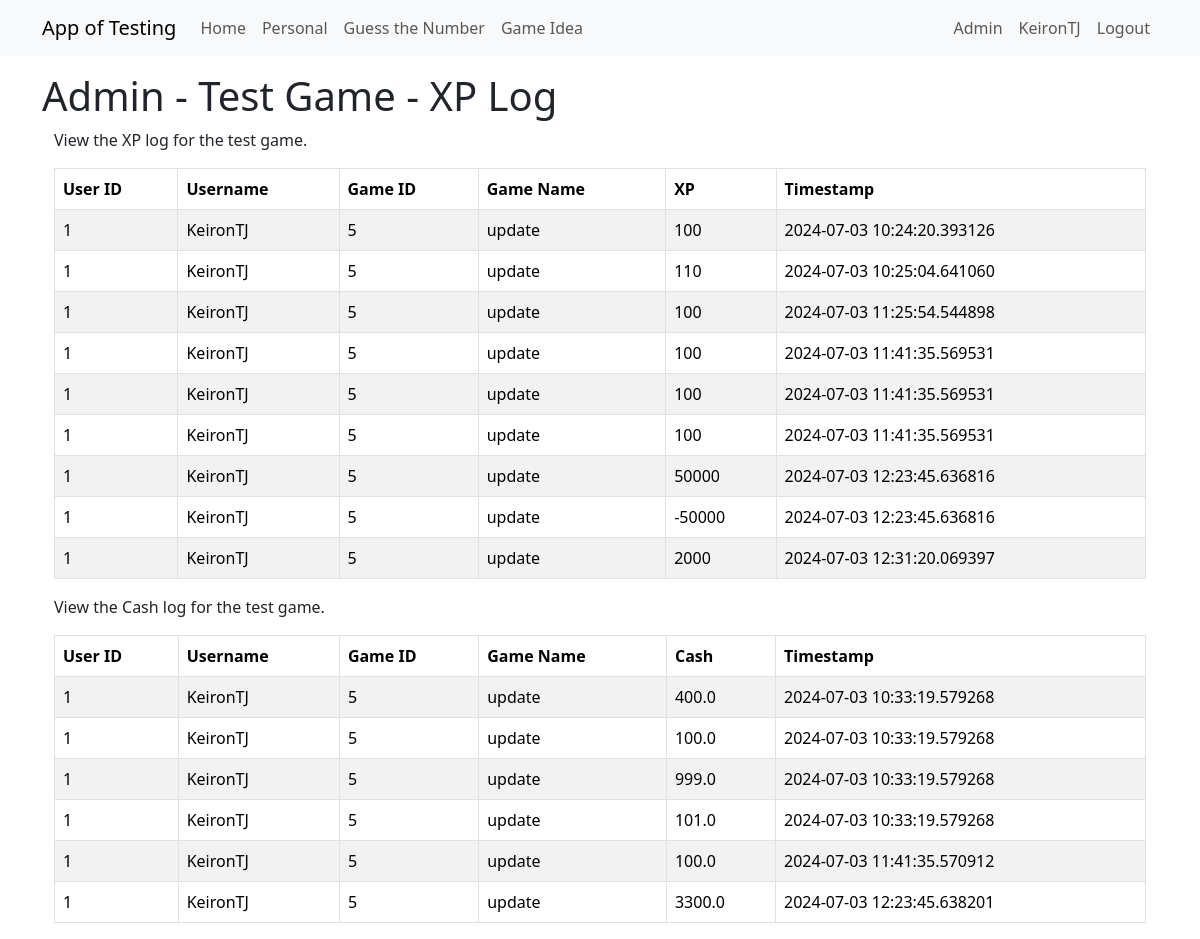
The page /admin_testgame_resourceslog (signed in) on the database as committed earlier.
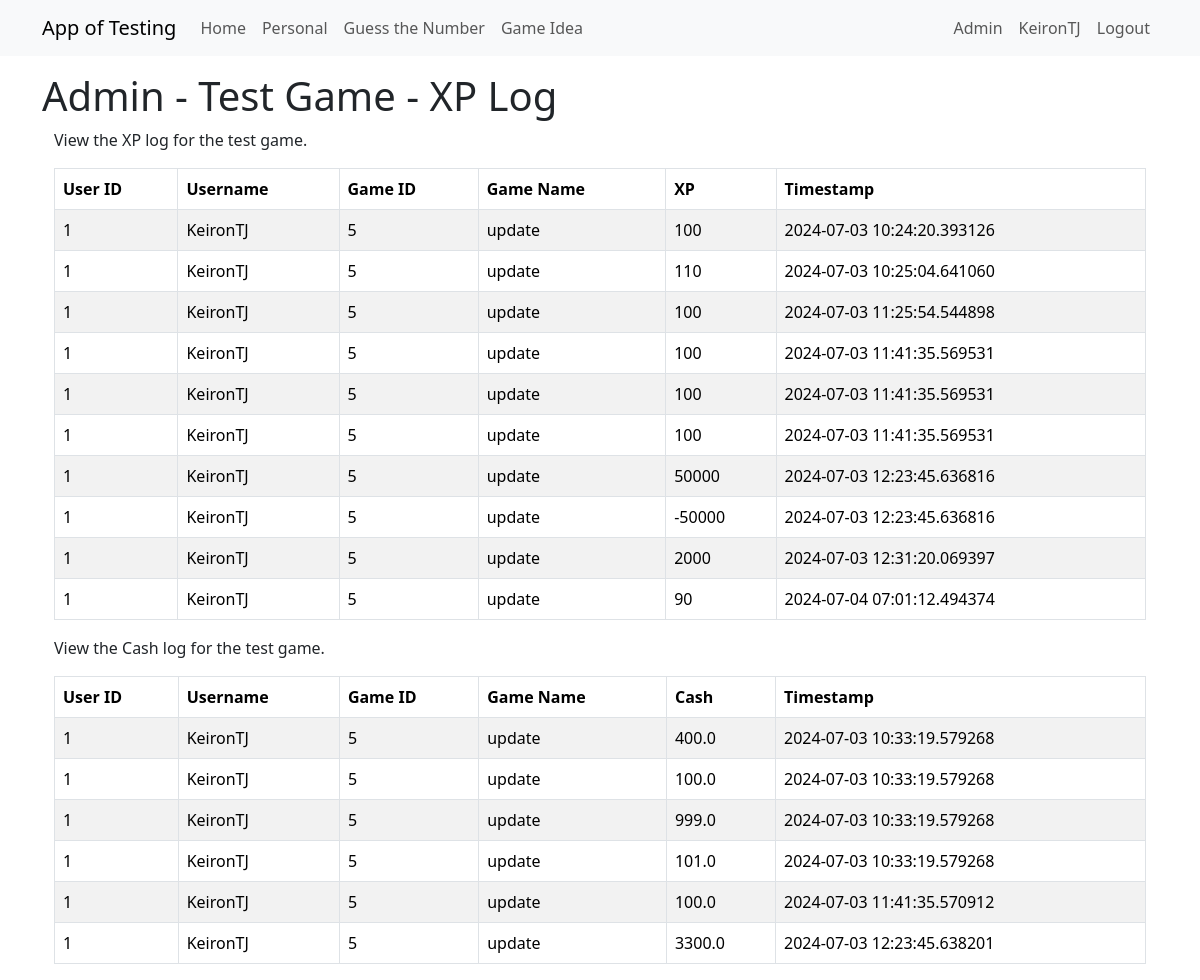
The same page on the database as committed later.
### app/models.py (models this page shows, shortened)
class User(UserMixin, db.Model):
    id = db.Column(Integer, primary_key=True)
    username = db.Column(String(64), index=True, unique=True)
    firstname = db.Column(String(64), nullable=True)
    surname = db.Column(String(64), nullable=True)
    dob = db.Column(DateTime, nullable=True)
    firstlineaddress = db.Column(String(64), nullable=True)
    city = db.Column(String(64), nullable=True)
    postcode = db.Column(String(64), nullable=True)
    email = db.Column(String(120), index=True, unique=True)
    password_hash = db.Column(String(256))
    active = db.Column(db.Boolean(), default=True)
    activetestgame = db.Column(db.Integer, nullable=True)
    testgame = so.relationship("TestGame", back_populates="user")
    role=so.relationship("Role", secondary="user_roles")
    def is_admin(self):
        return 'admin' in [role.name for role in self.role]

class TestGameXPLog(db.Model):
    __tablename__ = 'test_game_xp_log'
    id = db.Column(db.Integer, primary_key=True)
    user_id = db.Column(db.Integer, db.ForeignKey("user.id"))
    test_game_id = db.Column(db.Integer, db.ForeignKey("test_game.id"))
    xp = db.Column(db.Integer)
    entry_date = db.Column(db.DateTime, default=datetime.now(timezone.utc))
    test_game = db.relationship("TestGame", backref="xp_logs")
    user = db.relationship("User", backref="xp_logs")

class TestGame(db.Model):
    __tablename__ = 'test_game'
    id = db.Column(db.Integer, primary_key=True)
    user_id = db.Column(db.Integer, db.ForeignKey("user.id"))
    game_name = db.Column(db.String(64))
    game_exists = db.Column(db.Boolean, default=False)
    entry_date = db.Column(db.DateTime, default=datetime.now(timezone.utc))
    xp = db.Column(db.Integer, default=0)
    level = db.Column(db.Integer, default=1)
    cash = db.Column(db.Float, default=5000)
    user = db.relationship("User", backref="test_games")
    inventory = db.relationship("TestGameInventory", back_populates="test_game")
    items = db.relationship("TestGameItem", backref="test_game")

class TestGameCashLog(db.Model):
    __tablename__ = 'test_game_cash_log'
    id = db.Column(db.Integer, primary_key=True)
    user_id = db.Column(db.Integer, db.ForeignKey("user.id"))
    test_game_id = db.Column(db.Integer, db.ForeignKey("test_game.id"))
    cash = db.Column(db.Float)
    entry_date = db.Column(db.DateTime, default=datetime.now(timezone.utc))
    test_game = db.relationship("TestGame", backref="cash_logs")
    user = db.relationship("User", backref="cash_logs")

### app/admin/routes.py (the view)
@bp.route('/admin_testgame_resourceslog', methods=['GET', 'POST'])
@login_required
@admin_required
def admin_testgame_resourceslog():
    xplogs = db.session.query(TestGameXPLog).all()
    cashlogs = db.session.query(TestGameCashLog).all()
    return render_template("admin/admin_testgame_resourceslog.html",
                           title='Admin Test Game XP Log',
                           xplogs=xplogs,
                           cashlogs=cashlogs)

### app/models.py (called while the page is built)
@login.user_loader
def load_user(id):
    return db.session.get(User, int(id))

### app/templates/admin/admin_testgame_resourceslog.html
{% extends "base.html" %}
{% block content %}
<div class="Jumbotron">
    <h1>Admin - Test Game - XP Log</h1>
</div>
<div class="container">
    <p>View the XP log for the test game.</p>
    <table class="table table-striped table-bordered">
        <thead>
            <tr>
                <th>User ID</th>
                <th>Username</th>
                <th>Game ID</th>
                <th>Game Name</th>
                <th>XP</th>
                <th>Timestamp</th>
            </tr>
        </thead>
        <tbody>
            {% for xplog in xplogs %}
                <tr>
                    <td>{{ xplog.user.id }}</td>
                    <td>{{ xplog.user.username }}</td>
                    <td>{{ xplog.test_game.id }}</td>
                    <td>{{ xplog.test_game.game_name }}</td>
                    <td>{{ xplog.xp }}</td>
                    <td>{{ xplog.entry_date }}</td>
                </tr>
            {% endfor %}
        </tbody>
    </table>
</div>
<div class="container">
    <p>View the Cash log for the test game.</p>
    <table class="table table-striped table-bordered">
        <thead>
            <tr>
                <th>User ID</th>
                <th>Username</th>
                <th>Game ID</th>
                <th>Game Name</th>
                <th>Cash</th>
                <th>Timestamp</th>
            </tr>
        </thead>
        <tbody>
            {% for cashlog in cashlogs %}
                <tr>
                    <td>{{ cashlog.user.id }}</td>
                    <td>{{ cashlog.user.username }}</td>
                    <td>{{ cashlog.test_game.id }}</td>
                    <td>{{ cashlog.test_game.game_name }}</td>
                    <td>{{ cashlog.cash }}</td>
                    <td>{{ cashlog.entry_date }}</td>
                </tr>
            {% endfor %}
        </tbody>
    </table>
</div>
{% endblock %}

### app/templates/base.html (shortened to what this page needs)
<!doctype html>
<html lang="en">
  <head>
    <link
        href="https://cdn.jsdelivr.net/npm/bootstrap@5.3.2/dist/css/bootstrap.min.css"
        rel="stylesheet"
>
    <link rel="stylesheet" href="{{ url_for('static', filename='style.css') }}">
  </head>
  <body>
    <nav class="navbar navbar-expand-lg bg-body-tertiary">
      <div class="container">
        <a class="navbar-brand" href="{{ url_for('main.index') }}">App of Testing</a>
        <div class="collapse navbar-collapse" id="navbarSupportedContent">
          <ul class="navbar-nav me-auto mb-2 mb-lg-0">
            <li class="nav-item">
              <a class="nav-link" aria-current="page" href="{{ url_for('main.index') }}">Home</a>
            </li>
            <li class="nav-item">
              <a class="nav-link" aria-current="page" href="{{ url_for('financeapp.pfhome') }}">Personal</a>
            </li>
            <li class="nav-item">
              <a class="nav-link" aria-current="page" href="{{ url_for('gtn.guessthenumberhome') }}">Guess the Number</a>
            </li>
              {% if not current_user.is_authenticated or current_user.activetestgame == None    %}
                  <li class="nav-item">
                      <a class="nav-link" aria-current="page" href="{{ url_for('testgame.tg_startmenu') }}">Game Idea</a>
                  </li>
              {% else %}
                  <li class="nav-item">
                      <a class="nav-link" aria-current="page" href="{{ url_for('testgame.tg_play', game_id=current_user.activetestgame) }}">Game Idea</a>
                  </li>
              {% endif %}
          </ul>
          <ul class="navbar-nav mb-2 mb-lg-0">
            {% if current_user.is_anonymous %}
              <li class="nav-item">
                <a class="nav-link" aria-current="page" href="{{ url_for('auth.login') }}">Login</a>
              </li>
            {% else %}
              {% if current_user.is_admin() %}
                <li class="nav-item">
                  <a class="nav-link" aria-current="page" href="{{ url_for('admin.admin_home') }}">Admin</a>
                </li>
              {% endif %}
              <li class="nav-item">
                <a class="nav-link" aria-current="page" href="{{ url_for('main.view_profile', user_id=current_user.id) }}">{{ current_user.username }}</a>
              </li>
              <li class="nav-item">
                <a class="nav-link" aria-current="page" href="{{ url_for('auth.logout') }}">Logout</a>
              </li>
            {% endif %}
          </ul>
        </div>
      </div>
    </nav>
    <div class="container mt-3">
      {% block content %}{% endblock %}
    </div>
  </body>
</html>

Rows that differ between the two databases and show on the page:
added TestGameXPLog: user.id "1", user.username "KeironTJ", test_game.id "5", test_game.game_name "update", xp "90", entry_date "2024-07-04 07:01:12.494374"
